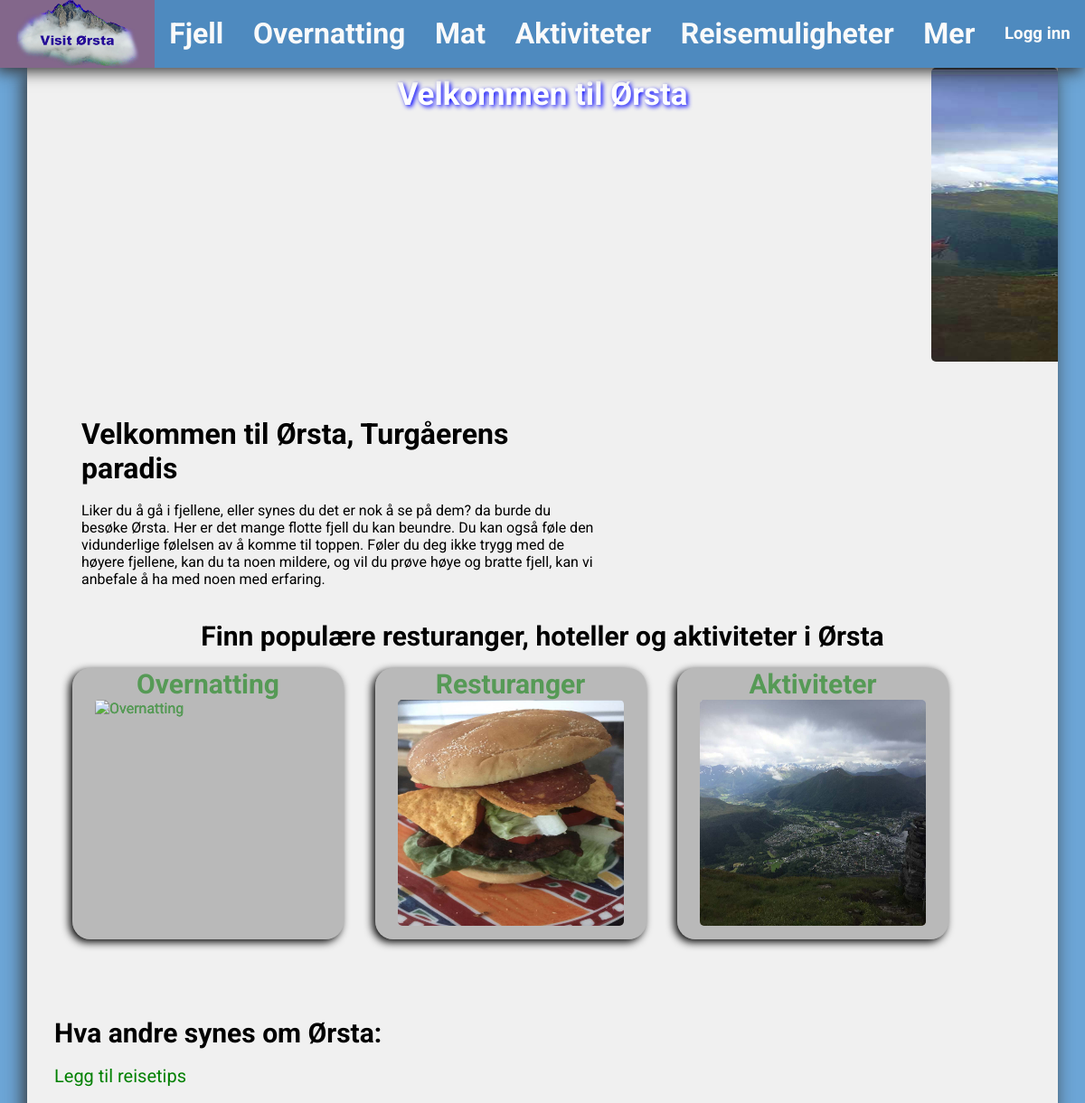
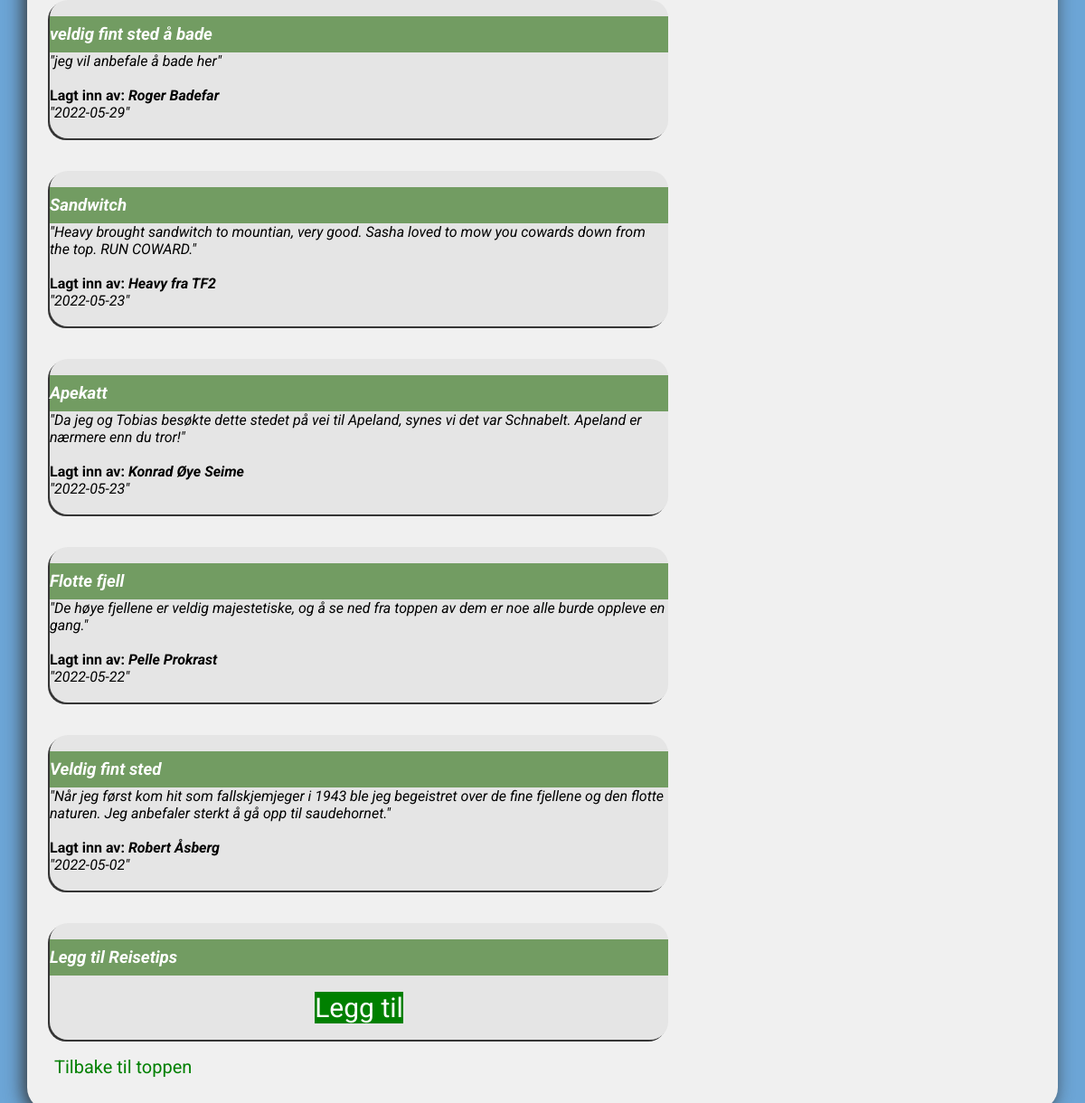
The page / on the database its author committed (2 pictures, top to bottom).
### tables this page shows
CREATE TABLE IF NOT EXISTS `reisetips` (
  `id` int(11) NOT NULL AUTO_INCREMENT,
  `tittel` varchar(45) NOT NULL,
  `tekst` text NOT NULL,
  `telefonnummer` int(8) NOT NULL,
  `dato` date NOT NULL,
  PRIMARY KEY (`id`),
  KEY `telefonnummer` (`telefonnummer`)
);

CREATE TABLE IF NOT EXISTS `person` (
  `fornavn` varchar(45) NOT NULL,
  `etternavn` varchar(45) NOT NULL,
  `passord` varchar(45) NOT NULL,
  `telefonnummer` int(8) NOT NULL,
  `bosted` varchar(48) NOT NULL,
  PRIMARY KEY (`telefonnummer`)
);

### index.php (the view, shortened to what this page needs)
<?php
    require_once('tilkobling.php');
    $sql = "SELECT * FROM person, reisetips WHERE person.telefonnummer = reisetips.telefonnummer ORDER BY id DESC";
    $datasett = $tilkobling->query($sql);
?>
<!DOCTYPE html>
<html lang="en">
    <head>
    </head>
    <body>
        <div id=banner>
            <div class="toppboks" id="logoboks" style="background-color:#ee222255;"><a href="index.php"><img src="bilder/logo.png" id="logo" /></a></div>
            <a href="fjell.php"><div class="toppboks"><h1>Fjell</h1></div></a>
            <a href="overnatting.php"><div class="toppboks"><h1>Overnatting</h1></div></a>
            <a href="mat.php"><div class="toppboks"><h1>Mat</h1></div></a>
            <a href="aktiviteter.php"><div class="toppboks"><h1>Aktiviteter</h1></div></a>
            <a href="reisemuligheter.php"><div class="toppboks"><h1>Reisemuligheter</h1></div></a>
            <a href="mer.php"><div class="toppboks"><h1>Mer</h1></div></a>
            <?php if($_SESSION['loggetinn'] == true) { ?>
                <form method="post" id="logout">
                    <a href="?loggut=true"><div class="toppboks"><h3>Logg ut</h3></div></a>
                </form>
            <?php }else{ ?>
                <a href="inlogging.php"><div class="toppboks"><h3>Logg inn</h3></div></a>
                <?php } ?>
        </div>
        <div id="innholdsboks">
            <div id="forsidebilder">
                <img id="bakgrunnsbilde" src="bilder/banner2_small.jpg">
                <h1 id="topp" >Velkommen til Ørsta</h1>
            </div>
            <br><br>
            <div style="width:50%; margin-left:60px">
                <h1>Velkommen til Ørsta, Turgåerens paradis</h1><br>
                <p>Liker du å gå i fjellene, eller synes du det er nok å se på dem? da burde du besøke Ørsta. Her er det mange flotte fjell du kan beundre. Du kan også føle den vidunderlige følelsen av å komme til toppen. Føler du deg ikke trygg med de høyere fjellene, kan du ta noen mildere, og vil du prøve høye og bratte fjell, kan vi anbefale å ha med noen med erfaring.</p>
            </div>
            <br><br>
            <h2 style="text-align:center;">Finn populære resturanger, hoteller og aktiviteter i Ørsta</h2><br>
            <div style="display:flex; height:350px; width: 85%; margin-left:50px; justify-content:space-between;">
                <a href="overnatting.php"><div id="fadeBoks">
                    <h2 style="text-align:center;">Overnatting</h2>
                    <img src="https://media-cdn.tripadvisor.com/media/photo-s/13/5f/ea/0a/hotel-exterior.jpg" alt="Overnatting" id="OvernattingFade3">
                </div></a>
                <a  href="mat.php"><div id="fadeBoks">
                    <h2 style="text-align:center;">Resturanger</h2>
                    <img src="bilder/burger_small.jpg" alt="Resturang" id="ResturangFade3">
                </div></a>
                <a href="aktiviteter.php"><div id="fadeBoks">
                    <h2 style="text-align:center;">Aktiviteter</h2>
                    <img src="bilder/by_small.jpg" alt="aktivitet" id="AktivitetFade3">
                </div></a>
            </div>
            <br><br>
                <h2  style="margin-left:30px">Hva andre synes om Ørsta:</h2><br>
                <a href="#knapp" style="margin-left:30px; font-size:20px; color:green;">Legg til reisetips</a><br><br>
                <?php while($rad = mysqli_fetch_array($datasett)) { ?>
                    <div id="reisetips">
                        <br>
                        <h3>
                            <strong> <em><?php echo $rad["tittel"]; ?> </em></strong>
                        </h3>
                        <p>
                            <em> "<?php echo $rad["tekst"]; ?>"</em>
                            <br/><br>
                            <strong>Lagt inn av:<em> <?php echo $rad["fornavn"];?> <?php echo $rad["etternavn"]; ?></strong></em>
                            <br/>
                            <em> "<?php echo $rad["dato"]; ?>"</em>
                            <br><br>
                        </p>
                    </div>
                    <br><br>
                <?php } ?>
                <div id="reisetips">
                        <br>
                        <h3>
                            <strong> <em> Legg til Reisetips </em></strong>
                        </h3>
                        <br>
                        <p style="text-align:center;"><a name="knapp" href="leggtiltips.php" id="knapp">Legg til</a></p>
                        <br>
                    </div>
                    <br><a href="#topp" style="margin-left:30px; font-size:20px; color:green;">Tilbake til toppen</a>
                    <br><br><br>
        </div>
        <br>
    </body>
</html>

### rows shown on the page
reisetips: tittel "veldig fint sted å bade", tekst "jeg vil anbefale å bade her", telefonnummer.fornavn "Roger", telefonnummer.etternavn "Badefar", dato "2022-05-29"
reisetips: tittel "Sandwitch", tekst "Heavy brought sandwitch to mountian, very good. Sasha loved to mow you cowards down from the top. RUN COWARD.", telefonnummer.fornavn "Heavy", telefonnummer.etternavn "fra TF2", dato "2022-05-23"
reisetips: tittel "Apekatt", tekst "Da jeg og Tobias besøkte dette stedet på vei til Apeland, synes vi det var Schnabelt. Apeland er nærmere enn du tror!", telefonnummer.fornavn "Konrad Øye", telefonnummer.etternavn "Seime", dato "2022-05-23"
reisetips: tittel "Flotte fjell", tekst "De høye fjellene er veldig majestetiske, og å se ned fra toppen av dem er noe alle burde oppleve en gang.", telefonnummer.fornavn "Pelle", telefonnummer.etternavn "Prokrast", dato "2022-05-22"
reisetips: tittel "Veldig fint sted", tekst "Når jeg først kom hit som fallskjemjeger i 1943 ble jeg begeistret over de fine fjellene og den flotte naturen. Jeg anbefaler sterkt å gå opp til saudehornet.", telefonnummer.fornavn "Robert", telefonnummer.etternavn "Åsberg", dato "2022-05-02"
